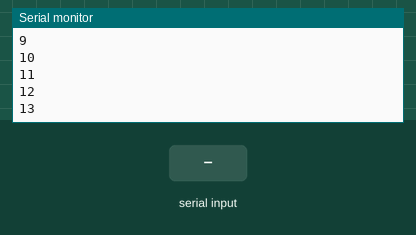
A sketch run on a simulated Arduino Uno, built with avr-gcc and run on an emulated ATmega328P. Shown: the last lines printed to the serial monitor. Inputs (shaded band) come from the test bench.

Above: at 1.2 s.
1.3 s: "90,45\n" received over Serial
At 2.7 s:
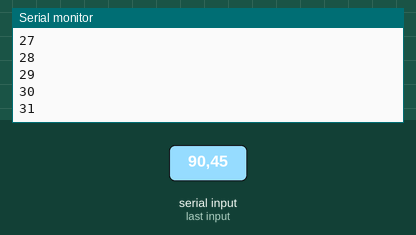
2.8 s: "30,150\n" received over Serial
At 4.4 s:
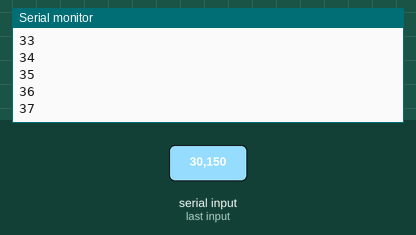
Timing chart, 0 to 5.9 s (numbered marks = the images above; inputs shaded):
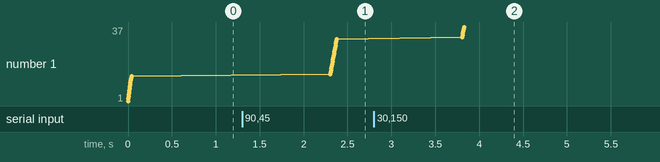

Measured:
- after the input at 1.3 s, the serial monitor: prints a new line after 1.0 s (image 1)
- after the input at 2.8 s, the serial monitor: prints a new line after 1.0 s (image 2)
- plotted number 1: 13 → 31 after the input at 1.3 s, 31 → 37 after the input at 2.8 s

The sketch:

praktis1.ino
```cpp
int rem_credit = 69;
int change = 0;
void setup()
{
  Serial.begin(9600);
}

void loop()
{
  if (Serial.available() > 0)
  {
    String cmd = Serial.readString();
    cmd.trim();
    rem_credit = cmd.toInt();
  }
  if(rem_credit>=5)
  {
    rem_credit = rem_credit - 5;
    change++;
    Serial.println(change);
  }
  else if(rem_credit>=10)
  {
    rem_credit = rem_credit - 10;
    change++;
    Serial.println(change);
  }
  else if(rem_credit>=20)
  {
    rem_credit = rem_credit - 20;
    change++;
    Serial.println(change);
  }

}

/*void CoinCal(int price, int cash)
{
  if (Serial.available() > 0)
  {
    String cmd = Serial.readString();
    cmd.trim();
    rem_credit = cmd.toInt();
  }

  if(cash / price >= 5)
  {
    int coin;
    coin = total / price;
    Serial.println(coin);
    cash = cash - (coin * price);
    return(cash);
  }
}*/
```
